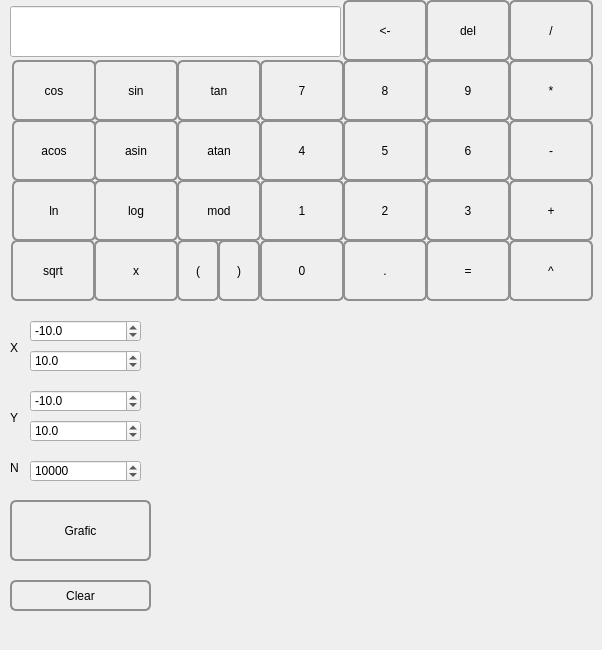
    <widget class="QWidget" name="tab">
     <attribute name="title">
      <string>Calculator</string>
     </attribute>
     <widget class="QDoubleSpinBox" name="doubleSpinBox_4maxY">
      <property name="geometry">
       <rect>
        <x>30</x>
        <y>420</y>
        <width>111</width>
        <height>22</height>
       </rect>
      </property>
      <property name="prefix">
       <string/>
      </property>
      <property name="decimals">
       <number>1</number>
      </property>
      <property name="minimum">
       <double>-999999.000000000000000</double>
      </property>
      <property name="maximum">
       <double>1000000.000000000000000</double>
      </property>
      <property name="value">
       <double>10.000000000000000</double>
      </property>
     </widget>
     <widget class="QPushButton" name="pushButton_8">
      <property name="geometry">
       <rect>
        <x>343</x>
        <y>60</y>
        <width>84</width>
        <height>61</height>
       </rect>
      </property>
      <property name="styleSheet">
       <string notr="true">QPushButton {
     border: 2px solid #8f8f91;
     border-radius: 6px;
     background-color: qlineargradient(x1: 0, y1: 0, x2: 0, y2: 1,
                                       stop: 0 #f6f7fa, stop: 1 #dadbde);
     min-width: 80px;
 }

QPushButton:pressed {
     background-color: qlineargradient(x1: 0, y1: 0, x2: 0, y2: 1,
                                       stop: 0 #dadbde, stop: 1 #f6f7fa);
 }</string>
      </property>
      <property name="text">
       <string>8</string>
      </property>
     </widget>
     <widget class="QPushButton" name="pushButton_10">
      <property name="geometry">
       <rect>
        <x>426</x>
        <y>0</y>
        <width>84</width>
        <height>61</height>
       </rect>
      </property>
      <property name="styleSheet">
       <string notr="true">QPushButton {
     border: 2px solid #8f8f91;
     border-radius: 6px;
     background-color: qlineargradient(x1: 0, y1: 0, x2: 0, y2: 1,
                                       stop: 0 #f6f7fa, stop: 1 #dadbde);
     min-width: 80px;
 }

QPushButton:pressed {
     background-color: qlineargradient(x1: 0, y1: 0, x2: 0, y2: 1,
                                       stop: 0 #dadbde, stop: 1 #f6f7fa);
 }</string>
      </property>
      <property name="text">
       <string>del</string>
      </property>
     </widget>
     <widget class="QDoubleSpinBox" name="doubleSpinBox_1minX">
      <property name="geometry">
       <rect>
        <x>30</x>
        <y>320</y>
        <width>111</width>
        <height>22</height>
       </rect>
      </property>
      <property name="prefix">
       <string/>
      </property>
      <property name="decimals">
       <number>1</number>
      </property>
      <property name="minimum">
       <double>-1000000.000000000000000</double>
      </property>
      <property name="maximum">
       <double>999999.000000000000000</double>
      </property>
      <property name="value">
       <double>-10.000000000000000</double>
      </property>
     </widget>
     <widget class="QPushButton" name="pushButton_2">
      <property name="geometry">
       <rect>
        <x>343</x>
        <y>180</y>
        <width>84</width>
        <height>61</height>
       </rect>
      </property>
      <property name="styleSheet">
       <string notr="true">QPushButton {
     border: 2px solid #8f8f91;
     border-radius: 6px;
     background-color: qlineargradient(x1: 0, y1: 0, x2: 0, y2: 1,
                                       stop: 0 #f6f7fa, stop: 1 #dadbde);
     min-width: 80px;
 }

QPushButton:pressed {
     background-color: qlineargradient(x1: 0, y1: 0, x2: 0, y2: 1,
                                       stop: 0 #dadbde, stop: 1 #f6f7fa);
 }</string>
      </property>
      <property name="text">
       <string>2</string>
      </property>
     </widget>
     <widget class="QPushButton" name="pushButton_LN">
      <property name="geometry">
       <rect>
        <x>12</x>
        <y>180</y>
        <width>84</width>
        <height>61</height>
       </rect>
      </property>
      <property name="styleSheet">
       <string notr="true">QPushButton {
     border: 2px solid #8f8f91;
     border-radius: 6px;
     background-color: qlineargradient(x1: 0, y1: 0, x2: 0, y2: 1,
                                       stop: 0 #f6f7fa, stop: 1 #dadbde);
     min-width: 80px;
 }

QPushButton:pressed {
     background-color: qlineargradient(x1: 0, y1: 0, x2: 0, y2: 1,
                                       stop: 0 #dadbde, stop: 1 #f6f7fa);
 }</string>
      </property>
      <property name="text">
       <string>ln</string>
      </property>
     </widget>
     <widget class="QPushButton" name="pushButton_ASIN">
      <property name="geometry">
       <rect>
        <x>94</x>
        <y>120</y>
        <width>84</width>
        <height>61</height>
       </rect>
      </property>
      <property name="styleSheet">
       <string notr="true">QPushButton {
     border: 2px solid #8f8f91;
     border-radius: 6px;
     background-color: qlineargradient(x1: 0, y1: 0, x2: 0, y2: 1,
                                       stop: 0 #f6f7fa, stop: 1 #dadbde);
     min-width: 80px;
 }

QPushButton:pressed {
     background-color: qlineargradient(x1: 0, y1: 0, x2: 0, y2: 1,
                                       stop: 0 #dadbde, stop: 1 #f6f7fa);
 }</string>
      </property>
      <property name="text">
       <string>asin</string>
      </property>
     </widget>
     <widget class="QPushButton" name="pushButton_EQ">
      <property name="geometry">
       <rect>
        <x>426</x>
        <y>240</y>
        <width>84</width>
        <height>61</height>
       </rect>
      </property>
      <property name="styleSheet">
       <string notr="true">QPushButton {
     border: 2px solid #8f8f91;
     border-radius: 6px;
     background-color: qlineargradient(x1: 0, y1: 0, x2: 0, y2: 1,
                                       stop: 0 #f6f7fa, stop: 1 #dadbde);
     min-width: 80px;
 }

QPushButton:pressed {
     background-color: qlineargradient(x1: 0, y1: 0, x2: 0, y2: 1,
                                       stop: 0 #dadbde, stop: 1 #f6f7fa);
 }</string>
      </property>
      <property name="text">
       <string>=</string>
      </property>
     </widget>
     <widget class="QPushButton" name="pushButton_9">
      <property name="geometry">
       <rect>
        <x>426</x>
        <y>60</y>
        <width>84</width>
        <height>61</height>
       </rect>
      </property>
      <property name="styleSheet">
       <string notr="true">QPushButton {
     border: 2px solid #8f8f91;
     border-radius: 6px;
     background-color: qlineargradient(x1: 0, y1: 0, x2: 0, y2: 1,
                                       stop: 0 #f6f7fa, stop: 1 #dadbde);
     min-width: 80px;
 }

QPushButton:pressed {
     background-color: qlineargradient(x1: 0, y1: 0, x2: 0, y2: 1,
                                       stop: 0 #dadbde, stop: 1 #f6f7fa);
 }</string>
      </property>
      <property name="text">
       <string>9</string>
      </property>
     </widget>
     <widget class="QPushButton" name="pushButton_TAN">
      <property name="geometry">
       <rect>
        <x>177</x>
        <y>60</y>
        <width>84</width>
        <height>61</height>
       </rect>
      </property>
      <property name="styleSheet">
       <string notr="true">QPushButton {
     border: 2px solid #8f8f91;
     border-radius: 6px;
     background-color: qlineargradient(x1: 0, y1: 0, x2: 0, y2: 1,
                                       stop: 0 #f6f7fa, stop: 1 #dadbde);
     min-width: 80px;
 }

QPushButton:pressed {
     background-color: qlineargradient(x1: 0, y1: 0, x2: 0, y2: 1,
                                       stop: 0 #dadbde, stop: 1 #f6f7fa);
 }</string>
      </property>
      <property name="text">
       <string>tan</string>
      </property>
     </widget>
     <widget class="QPushButton" name="pushButton_Clear_Graf">
      <property name="geometry">
       <rect>
        <x>10</x>
        <y>580</y>
        <width>141</width>
        <height>31</height>
       </rect>
      </property>
      <property name="styleSheet">
       <string notr="true">QPushButton {
     border: 2px solid #8f8f91;
     border-radius: 6px;
     background-color: qlineargradient(x1: 0, y1: 0, x2: 0, y2: 1,
                                       stop: 0 #f6f7fa, stop: 1 #dadbde);
     min-width: 80px;
 }

QPushButton:pressed {
     background-color: qlineargradient(x1: 0, y1: 0, x2: 0, y2: 1,
                                       stop: 0 #dadbde, stop: 1 #f6f7fa);
 }</string>
      </property>
      <property name="text">
       <string>Clear</string>
      </property>
     </widget>
     <widget class="QPushButton" name="pushButton_7">
      <property name="geometry">
       <rect>
        <x>260</x>
        <y>60</y>
        <width>84</width>
        <height>61</height>
       </rect>
      </property>
      <property name="styleSheet">
       <string notr="true">QPushButton {
     border: 2px solid #8f8f91;
     border-radius: 6px;
     background-color: qlineargradient(x1: 0, y1: 0, x2: 0, y2: 1,
                                       stop: 0 #f6f7fa, stop: 1 #dadbde);
     min-width: 80px;
 }

QPushButton:pressed {
     background-color: qlineargradient(x1: 0, y1: 0, x2: 0, y2: 1,
                                       stop: 0 #dadbde, stop: 1 #f6f7fa);
 }</string>
      </property>
      <property name="text">
       <string>7</string>
      </property>
     </widget>
     <widget class="QDoubleSpinBox" name="doubleSpinBox_3minY">
      <property name="geometry">
       <rect>
        <x>30</x>
        <y>390</y>
        <width>111</width>
        <height>22</height>
       </rect>
      </property>
      <property name="prefix">
       <string/>
      </property>
      <property name="decimals">
       <number>1</number>
      </property>
      <property name="minimum">
       <double>-1000000.000000000000000</double>
      </property>
      <property name="maximum">
       <double>999999.000000000000000</double>
      </property>
      <property name="value">
       <double>-10.000000000000000</double>
      </property>
     </widget>
     <widget class="QPushButton" name="pushButton_4">
      <property name="geometry">
       <rect>
        <x>260</x>
        <y>120</y>
        <width>84</width>
        <height>61</height>
       </rect>
      </property>
      <property name="styleSheet">
       <string notr="true">QPushButton {
     border: 2px solid #8f8f91;
     border-radius: 6px;
     background-color: qlineargradient(x1: 0, y1: 0, x2: 0, y2: 1,
                                       stop: 0 #f6f7fa, stop: 1 #dadbde);
     min-width: 80px;
 }

QPushButton:pressed {
     background-color: qlineargradient(x1: 0, y1: 0, x2: 0, y2: 1,
                                       stop: 0 #dadbde, stop: 1 #f6f7fa);
 }</string>
      </property>
      <property name="text">
       <string>4</string>
      </property>
     </widget>
     <widget class="QLineEdit" name="result">
      <property name="geometry">
       <rect>
        <x>10</x>
        <y>6</y>
        <width>331</width>
        <height>51</height>
       </rect>
      </property>
     </widget>
     <widget class="QPushButton" name="pushButton_1">
      <property name="geometry">
       <rect>
        <x>260</x>
        <y>180</y>
        <width>84</width>
        <height>61</height>
       </rect>
      </property>
      <property name="styleSheet">
       <string notr="true">QPushButton {
     border: 2px solid #8f8f91;
     border-radius: 6px;
     background-color: qlineargradient(x1: 0, y1: 0, x2: 0, y2: 1,
                                       stop: 0 #f6f7fa, stop: 1 #dadbde);
     min-width: 80px;
 }

QPushButton:pressed {
     background-color: qlineargradient(x1: 0, y1: 0, x2: 0, y2: 1,
                                       stop: 0 #dadbde, stop: 1 #f6f7fa);
 }</string>
      </property>
      <property name="text">
       <string>1</string>
      </property>
     </widget>
     <widget class="QPushButton" name="pushButton_0">
      <property name="geometry">
       <rect>
        <x>260</x>
        <y>240</y>
        <width>84</width>
        <height>61</height>
       </rect>
      </property>
      <property name="styleSheet">
       <string notr="true">QPushButton {
     border: 2px solid #8f8f91;
     border-radius: 6px;
     background-color: qlineargradient(x1: 0, y1: 0, x2: 0, y2: 1,
                                       stop: 0 #f6f7fa, stop: 1 #dadbde);
     min-width: 80px;
 }

QPushButton:pressed {
     background-color: qlineargradient(x1: 0, y1: 0, x2: 0, y2: 1,
                                       stop: 0 #dadbde, stop: 1 #f6f7fa);
 }
</string>
      </property>
      <property name="text">
       <string>0</string>
      </property>
     </widget>
     <widget class="QPushButton" name="pushButton_POW">
      <property name="geometry">
       <rect>
        <x>509</x>
        <y>240</y>
        <width>84</width>
        <height>61</height>
       </rect>
      </property>
      <property name="styleSheet">
       <string notr="true">QPushButton {
     border: 2px solid #8f8f91;
     border-radius: 6px;
     background-color: qlineargradient(x1: 0, y1: 0, x2: 0, y2: 1,
                                       stop: 0 #f6f7fa, stop: 1 #dadbde);
     min-width: 80px;
 }

QPushButton:pressed {
     background-color: qlineargradient(x1: 0, y1: 0, x2: 0, y2: 1,
                                       stop: 0 #dadbde, stop: 1 #f6f7fa);
 }</string>
      </property>
      <property name="text">
       <string>^</string>
      </property>
     </widget>
     <widget class="QPushButton" name="pushButton_3">
      <property name="geometry">
       <rect>
        <x>426</x>
        <y>180</y>
        <width>84</width>
        <height>61</height>
       </rect>
      </property>
      <property name="styleSheet">
       <string notr="true">QPushButton {
     border: 2px solid #8f8f91;
     border-radius: 6px;
     background-color: qlineargradient(x1: 0, y1: 0, x2: 0, y2: 1,
                                       stop: 0 #f6f7fa, stop: 1 #dadbde);
     min-width: 80px;
 }

QPushButton:pressed {
     background-color: qlineargradient(x1: 0, y1: 0, x2: 0, y2: 1,
                                       stop: 0 #dadbde, stop: 1 #f6f7fa);
 }</string>
      </property>
      <property name="text">
       <string>3</string>
      </property>
     </widget>
     <widget class="QPushButton" name="pushButton_MINUS">
      <property name="geometry">
       <rect>
        <x>509</x>
        <y>120</y>
        <width>84</width>
        <height>61</height>
       </rect>
      </property>
      <property name="styleSheet">
       <string notr="true">QPushButton {
     border: 2px solid #8f8f91;
     border-radius: 6px;
     background-color: qlineargradient(x1: 0, y1: 0, x2: 0, y2: 1,
                                       stop: 0 #f6f7fa, stop: 1 #dadbde);
     min-width: 80px;
 }

QPushButton:pressed {
     background-color: qlineargradient(x1: 0, y1: 0, x2: 0, y2: 1,
                                       stop: 0 #dadbde, stop: 1 #f6f7fa);
 }</string>
      </property>
      <property name="text">
       <string>-</string>
      </property>
     </widget>
     <widget class="QPushButton" name="pushButton_ACOS">
      <property name="geometry">
       <rect>
        <x>12</x>
        <y>120</y>
        <width>84</width>
        <height>61</height>
       </rect>
      </property>
      <property name="styleSheet">
       <string notr="true">QPushButton {
     border: 2px solid #8f8f91;
     border-radius: 6px;
     background-color: qlineargradient(x1: 0, y1: 0, x2: 0, y2: 1,
                                       stop: 0 #f6f7fa, stop: 1 #dadbde);
     min-width: 80px;
 }

QPushButton:pressed {
     background-color: qlineargradient(x1: 0, y1: 0, x2: 0, y2: 1,
                                       stop: 0 #dadbde, stop: 1 #f6f7fa);
 }</string>
      </property>
      <property name="text">
       <string>acos</string>
      </property>
     </widget>
     <widget class="QSpinBox" name="spinBox_N">
      <property name="geometry">
       <rect>
        <x>30</x>
        <y>460</y>
        <width>111</width>
        <height>22</height>
       </rect>
      </property>
      <property name="minimum">
       <number>1</number>
      </property>
      <property name="maximum">
       <number>10000000</number>
      </property>
      <property name="value">
       <number>10000</number>
      </property>
      <property name="displayIntegerBase">
       <number>10</number>
      </property>
     </widget>
     <widget class="QPushButton" name="pushButton_backspace">
      <property name="geometry">
       <rect>
        <x>343</x>
        <y>0</y>
        <width>84</width>
        <height>61</height>
       </rect>
      </property>
      <property name="styleSheet">
       <string notr="true">QPushButton {
     border: 2px solid #8f8f91;
     border-radius: 6px;
     background-color: qlineargradient(x1: 0, y1: 0, x2: 0, y2: 1,
                                       stop: 0 #f6f7fa, stop: 1 #dadbde);
     min-width: 80px;
 }

QPushButton:pressed {
     background-color: qlineargradient(x1: 0, y1: 0, x2: 0, y2: 1,
                                       stop: 0 #dadbde, stop: 1 #f6f7fa);
 }</string>
      </property>
      <property name="text">
       <string>&lt;-</string>
      </property>
     </widget>
     <widget class="QDoubleSpinBox" name="doubleSpinBox_2maxX">
      <property name="geometry">
       <rect>
        <x>30</x>
        <y>350</y>
        <width>111</width>
        <height>22</height>
       </rect>
      </property>
      <property name="prefix">
       <string/>
      </property>
      <property name="decimals">
       <number>1</number>
      </property>
      <property name="minimum">
       <double>-999999.000000000000000</double>
      </property>
      <property name="maximum">
       <double>1000000.000000000000000</double>
      </property>
      <property name="value">
       <double>10.000000000000000</double>
      </property>
     </widget>
     <widget class="QPushButton" name="pushButton_PLUS">
      <property name="geometry">
       <rect>
        <x>509</x>
        <y>180</y>
        <width>84</width>
        <height>61</height>
       </rect>
      </property>
      <property name="styleSheet">
       <string notr="true">QPushButton {
     border: 2px solid #8f8f91;
     border-radius: 6px;
     background-color: qlineargradient(x1: 0, y1: 0, x2: 0, y2: 1,
                                       stop: 0 #f6f7fa, stop: 1 #dadbde);
     min-width: 80px;
 }

QPushButton:pressed {
     background-color: qlineargradient(x1: 0, y1: 0, x2: 0, y2: 1,
                                       stop: 0 #dadbde, stop: 1 #f6f7fa);
 }</string>
      </property>
      <property name="text">
       <string>+</string>
      </property>
     </widget>
     <widget class="QPushButton" name="pushButton_X">
      <property name="geometry">
       <rect>
        <x>94</x>
        <y>240</y>
        <width>84</width>
        <height>61</height>
       </rect>
      </property>
      <property name="styleSheet">
       <string notr="true">QPushButton {
     border: 2px solid #8f8f91;
     border-radius: 6px;
     background-color: qlineargradient(x1: 0, y1: 0, x2: 0, y2: 1,
                                       stop: 0 #f6f7fa, stop: 1 #dadbde);
     min-width: 80px;
 }

QPushButton:pressed {
     background-color: qlineargradient(x1: 0, y1: 0, x2: 0, y2: 1,
                                       stop: 0 #dadbde, stop: 1 #f6f7fa);
 }</string>
      </property>
      <property name="text">
       <string>x</string>
      </property>
     </widget>
     <widget class="QPushButton" name="pushButton_SIN">
      <property name="geometry">
       <rect>
        <x>94</x>
        <y>60</y>
        <width>84</width>
        <height>61</height>
       </rect>
      </property>
      <property name="styleSheet">
       <string notr="true">QPushButton {
     border: 2px solid #8f8f91;
     border-radius: 6px;
     background-color: qlineargradient(x1: 0, y1: 0, x2: 0, y2: 1,
                                       stop: 0 #f6f7fa, stop: 1 #dadbde);
     min-width: 80px;
 }

QPushButton:pressed {
     background-color: qlineargradient(x1: 0, y1: 0, x2: 0, y2: 1,
                                       stop: 0 #dadbde, stop: 1 #f6f7fa);
 }</string>
      </property>
      <property name="text">
       <string>sin</string>
      </property>
     </widget>
     <widget class="QPushButton" name="pushButton_5">
      <property name="geometry">
       <rect>
        <x>343</x>
        <y>120</y>
        <width>84</width>
        <height>61</height>
       </rect>
      </property>
      <property name="styleSheet">
       <string notr="true">QPushButton {
     border: 2px solid #8f8f91;
     border-radius: 6px;
     background-color: qlineargradient(x1: 0, y1: 0, x2: 0, y2: 1,
                                       stop: 0 #f6f7fa, stop: 1 #dadbde);
     min-width: 80px;
 }

QPushButton:pressed {
     background-color: qlineargradient(x1: 0, y1: 0, x2: 0, y2: 1,
                                       stop: 0 #dadbde, stop: 1 #f6f7fa);
 }</string>
      </property>
      <property name="text">
       <string>5</string>
      </property>
     </widget>
     <widget class="QCustomPlot" name="widget" native="true">
      <property name="geometry">
       <rect>
        <x>170</x>
        <y>310</y>
        <width>421</width>
        <height>331</height>
       </rect>
      </property>
     </widget>
     <widget class="QPushButton" name="pushButton_6">
      <property name="geometry">
       <rect>
        <x>426</x>
        <y>120</y>
        <width>84</width>
        <height>61</height>
       </rect>
      </property>
      <property name="styleSheet">
       <string notr="true">QPushButton {
     border: 2px solid #8f8f91;
     border-radius: 6px;
     background-color: qlineargradient(x1: 0, y1: 0, x2: 0, y2: 1,
                                       stop: 0 #f6f7fa, stop: 1 #dadbde);
     min-width: 80px;
 }

QPushButton:pressed {
     background-color: qlineargradient(x1: 0, y1: 0, x2: 0, y2: 1,
                                       stop: 0 #dadbde, stop: 1 #f6f7fa);
 }</string>
      </property>
      <property name="text">
       <string>6</string>
      </property>
     </widget>
     <widget class="QPushButton" name="pushButton_LOG">
      <property name="geometry">
       <rect>
        <x>94</x>
        <y>180</y>
        <width>84</width>
        <height>61</height>
       </rect>
      </property>
      <property name="styleSheet">
       <string notr="true">QPushButton {
     border: 2px solid #8f8f91;
     border-radius: 6px;
     background-color: qlineargradient(x1: 0, y1: 0, x2: 0, y2: 1,
                                       stop: 0 #f6f7fa, stop: 1 #dadbde);
     min-width: 80px;
 }

QPushButton:pressed {
     background-color: qlineargradient(x1: 0, y1: 0, x2: 0, y2: 1,
                                       stop: 0 #dadbde, stop: 1 #f6f7fa);
 }</string>
      </property>
      <property name="text">
       <string>log</string>
      </property>
     </widget>
     <widget class="QPushButton" name="pushButton_MUL">
      <property name="geometry">
       <rect>
        <x>509</x>
        <y>60</y>
        <width>84</width>
        <height>61</height>
       </rect>
      </property>
      <property name="styleSheet">
       <string notr="true">QPushButton {
     border: 2px solid #8f8f91;
     border-radius: 6px;
     background-color: qlineargradient(x1: 0, y1: 0, x2: 0, y2: 1,
                                       stop: 0 #f6f7fa, stop: 1 #dadbde);
     min-width: 80px;
 }

QPushButton:pressed {
     background-color: qlineargradient(x1: 0, y1: 0, x2: 0, y2: 1,
                                       stop: 0 #dadbde, stop: 1 #f6f7fa);
 }</string>
      </property>
      <property name="text">
       <string>*</string>
      </property>
     </widget>
     <widget class="QPushButton" name="pushButton_ATAN">
      <property name="geometry">
       <rect>
        <x>177</x>
        <y>120</y>
        <width>84</width>
        <height>61</height>
       </rect>
      </property>
      <property name="styleSheet">
       <string notr="true">QPushButton {
     border: 2px solid #8f8f91;
     border-radius: 6px;
     background-color: qlineargradient(x1: 0, y1: 0, x2: 0, y2: 1,
                                       stop: 0 #f6f7fa, stop: 1 #dadbde);
     min-width: 80px;
 }

QPushButton:pressed {
     background-color: qlineargradient(x1: 0, y1: 0, x2: 0, y2: 1,
                                       stop: 0 #dadbde, stop: 1 #f6f7fa);
 }</string>
      </property>
      <property name="text">
       <string>atan</string>
      </property>
     </widget>
     <widget class="QPushButton" name="pushButton_COS">
      <property name="geometry">
       <rect>
        <x>12</x>
        <y>60</y>
        <width>84</width>
        <height>61</height>
       </rect>
      </property>
      <property name="styleSheet">
       <string notr="true">QPushButton {
     border: 2px solid #8f8f91;
     border-radius: 6px;
     background-color: qlineargradient(x1: 0, y1: 0, x2: 0, y2: 1,
                                       stop: 0 #f6f7fa, stop: 1 #dadbde);
     min-width: 80px;
 }

QPushButton:pressed {
     background-color: qlineargradient(x1: 0, y1: 0, x2: 0, y2: 1,
                                       stop: 0 #dadbde, stop: 1 #f6f7fa);
 }</string>
      </property>
      <property name="text">
       <string>cos</string>
      </property>
     </widget>
     <widget class="QPushButton" name="pushButton_DIV">
      <property name="geometry">
       <rect>
        <x>509</x>
        <y>0</y>
        <width>84</width>
        <height>61</height>
       </rect>
      </property>
      <property name="styleSheet">
       <string notr="true">QPushButton {
     border: 2px solid #8f8f91;
     border-radius: 6px;
     background-color: qlineargradient(x1: 0, y1: 0, x2: 0, y2: 1,
                                       stop: 0 #f6f7fa, stop: 1 #dadbde);
     min-width: 80px;
 }

QPushButton:pressed {
     background-color: qlineargradient(x1: 0, y1: 0, x2: 0, y2: 1,
                                       stop: 0 #dadbde, stop: 1 #f6f7fa);
 }</string>
      </property>
      <property name="text">
       <string>/</string>
      </property>
     </widget>
     <widget class="QPushButton" name="pushButton_MOD">
      <property name="geometry">
       <rect>
        <x>177</x>
        <y>180</y>
        <width>84</width>
        <height>61</height>
       </rect>
      </property>
      <property name="styleSheet">
       <string notr="true">QPushButton {
     border: 2px solid #8f8f91;
     border-radius: 6px;
     background-color: qlineargradient(x1: 0, y1: 0, x2: 0, y2: 1,
                                       stop: 0 #f6f7fa, stop: 1 #dadbde);
     min-width: 80px;
 }

QPushButton:pressed {
     background-color: qlineargradient(x1: 0, y1: 0, x2: 0, y2: 1,
                                       stop: 0 #dadbde, stop: 1 #f6f7fa);
 }</string>
      </property>
      <property name="text">
       <string>mod</string>
      </property>
     </widget>
     <widget class="QPushButton" name="pushButton_POINT">
      <property name="geometry">
       <rect>
        <x>343</x>
        <y>240</y>
        <width>84</width>
        <height>61</height>
       </rect>
      </property>
      <property name="styleSheet">
       <string notr="true">QPushButton {
     border: 2px solid #8f8f91;
     border-radius: 6px;
     background-color: qlineargradient(x1: 0, y1: 0, x2: 0, y2: 1,
                                       stop: 0 #f6f7fa, stop: 1 #dadbde);
     min-width: 80px;
 }

QPushButton:pressed {
     background-color: qlineargradient(x1: 0, y1: 0, x2: 0, y2: 1,
                                       stop: 0 #dadbde, stop: 1 #f6f7fa);
 }</string>
      </property>
      <property name="text">
       <string>.</string>
      </property>
     </widget>
     <widget class="QLabel" name="label_n">
      <property name="geometry">
       <rect>
        <x>10</x>
        <y>460</y>
        <width>21</width>
        <height>16</height>
       </rect>
      </property>
      <property name="text">
       <string>N</string>
      </property>
     </widget>
     <widget class="QLabel" name="label_y">
      <property name="geometry">
       <rect>
        <x>10</x>
        <y>410</y>
        <width>21</width>
        <height>16</height>
       </rect>
      </property>
      <property name="text">
       <string>Y</string>
      </property>
     </widget>
     <widget class="QLabel" name="label_x">
      <property name="geometry">
       <rect>
        <x>10</x>
        <y>340</y>
        <width>21</width>
        <height>16</height>
       </rect>
      </property>
      <property name="text">
       <string>X</string>
      </property>
     </widget>
     <widget class="QPushButton" name="pushButton_Grafic">
      <property name="geometry">
       <rect>
        <x>10</x>
        <y>500</y>
        <width>141</width>
        <height>61</height>
       </rect>
      </property>
      <property name="styleSheet">
       <string notr="true">QPushButton {
     border: 2px solid #8f8f91;
     border-radius: 6px;
     background-color: qlineargradient(x1: 0, y1: 0, x2: 0, y2: 1,
                                       stop: 0 #f6f7fa, stop: 1 #dadbde);
     min-width: 80px;
 }

QPushButton:pressed {
     background-color: qlineargradient(x1: 0, y1: 0, x2: 0, y2: 1,
                                       stop: 0 #dadbde, stop: 1 #f6f7fa);
 }</string>
      </property>
      <property name="text">
       <string>Grafic</string>
      </property>
     </widget>
     <widget class="QPushButton" name="pushButton_SQRT">
      <property name="geometry">
       <rect>
        <x>11</x>
        <y>240</y>
        <width>84</width>
        <height>61</height>
       </rect>
      </property>
      <property name="styleSheet">
       <string notr="true">QPushButton {
     border: 2px solid #8f8f91;
     border-radius: 6px;
     background-color: qlineargradient(x1: 0, y1: 0, x2: 0, y2: 1,
                                       stop: 0 #f6f7fa, stop: 1 #dadbde);
     min-width: 80px;
 }

QPushButton:pressed {
     background-color: qlineargradient(x1: 0, y1: 0, x2: 0, y2: 1,
                                       stop: 0 #dadbde, stop: 1 #f6f7fa);
 }</string>
      </property>
      <property name="text">
       <string>sqrt</string>
      </property>
     </widget>
     <widget class="QPushButton" name="pushButton_OP">
      <property name="geometry">
       <rect>
        <x>177</x>
        <y>240</y>
        <width>42</width>
        <height>61</height>
       </rect>
      </property>
      <property name="minimumSize">
       <size>
        <width>42</width>
        <height>0</height>
       </size>
      </property>
      <property name="styleSheet">
       <string notr="true">QPushButton {
     border: 2px solid #8f8f91;
     border-radius: 6px;
     background-color: qlineargradient(x1: 0, y1: 0, x2: 0, y2: 1,
                                       stop: 0 #f6f7fa, stop: 1 #dadbde);
     min-width: 38px;
 }

QPushButton:pressed {
     background-color: qlineargradient(x1: 0, y1: 0, x2: 0, y2: 1,
                                       stop: 0 #dadbde, stop: 1 #f6f7fa);
 }</string>
      </property>
      <property name="text">
       <string>(</string>
      </property>
     </widget>
     <widget class="QPushButton" name="pushButton_CL">
      <property name="geometry">
       <rect>
        <x>218</x>
        <y>240</y>
        <width>42</width>
        <height>61</height>
       </rect>
      </property>
      <property name="minimumSize">
       <size>
        <width>42</width>
        <height>0</height>
       </size>
      </property>
      <property name="styleSheet">
       <string notr="true">QPushButton {
     border: 2px solid #8f8f91;
     border-radius: 6px;
     background-color: qlineargradient(x1: 0, y1: 0, x2: 0, y2: 1,
                                       stop: 0 #f6f7fa, stop: 1 #dadbde);
     min-width: 38px;
 }

QPushButton:pressed {
     background-color: qlineargradient(x1: 0, y1: 0, x2: 0, y2: 1,
                                       stop: 0 #dadbde, stop: 1 #f6f7fa);
 }</string>
      </property>
      <property name="text">
       <string>)</string>
      </property>
     </widget>
    </widget>
